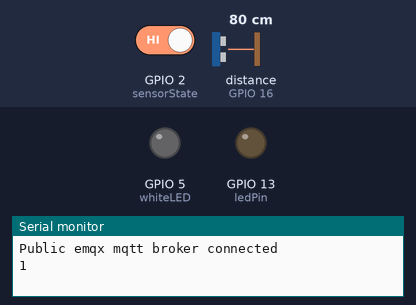
The sketch below on a simulated ESP8266 (NodeMCU). On the bench: output pins drawn as LEDs (lit = HIGH), the last lines printed to the serial monitor. Inputs (shaded band) come from the test bench; at power-on: GPIO 2 (sensorState) HIGH, distance to the obstacle (sensor on GPIO 16) 80 cm. The echo pulse lasts 58.3 µs per cm; WiFi joins after 1.5 s; servers stay silent unless stated; no MQTT or app messages arrive unless stated; pins used as bus, display or sensor lines are not drawn.

Above: at 2.7 s.
2.8 s: GPIO 2 (sensorState) driven LOW
At 15.7 s:
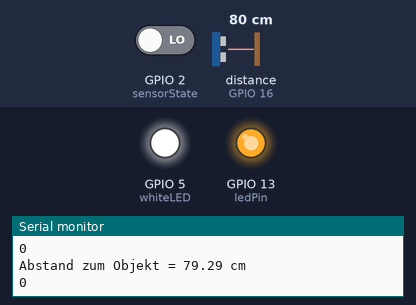
16.0 s: GPIO 2 (sensorState) driven HIGH
At 22.5 s:
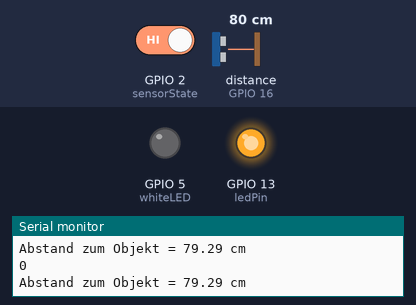
Timing chart, 0 to 29.1 s (numbered marks = the images above; inputs shaded):
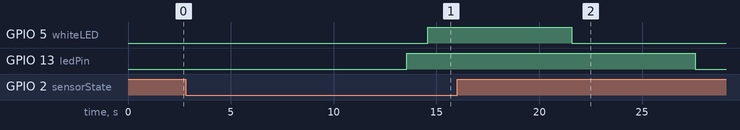

Measured:
- after the input at 2.8 s, GPIO 5 (whiteLED): LOW → HIGH after 11.8 s; GPIO 13 (ledPin): LOW → HIGH after 10.8 s
- after the input at 16.0 s, GPIO 5 (whiteLED): goes on until 21.6 s, then stays LOW; GPIO 13 (ledPin): HIGH → LOW after 11.6 s

The sketch:

IR_HC_MQTT.ino
```cpp
//MQTT
#include <ESP8266WiFi.h>
#include <PubSubClient.h>

const char *mqtt_broker = "192.168.0.1";
const char *topic = "MQTT/Test";
const char *topic_IR = "Serverraum/Infrarot";
const char *topic_Licht = "Serverraum/Licht";
const char *topic_HC = "Serverraum/Ultraschall";
const int mqtt_port = 1883;

WiFiClient espClient;
PubSubClient client(espClient);

//Infrarot
#define whiteLED 5
const int sensorPin = 3;     // the number of the sensor pin
const int ledPin =  13;      // the number of the LED pin
int sensorState = 2;         // variable for reading the sensor status

//Ultraschall
const int trigPin = 14;
const int echoPin = 16;
long dauer;
float abstand;

void setup() {
  Serial.begin(115200);

  // connecting to a WiFi network
  WiFi.begin("NicoMurat", "NicoMurat");
  while (WiFi.status() != WL_CONNECTED) {
      delay(500);
      Serial.println("Connecting to WiFi..");
  }
  Serial.println("Connected to the WiFi network");
  //connecting to a mqtt broker
  client.setServer(mqtt_broker, mqtt_port);
  while (!client.connected()) {
      String client_id = "esp8266-client-";
      client_id += String(WiFi.macAddress());
      Serial.printf("The client %s connects to the public mqtt broker\n", client_id.c_str());
      if (client.connect("pudding2",NULL,NULL,"Ausfall/Bericht",1,true,"ESP 2 Ausgefallen")) {
          Serial.println("Public emqx mqtt broker connected");
      } else {
          Serial.print("failed with state ");
          Serial.print(client.state());
          delay(2000);
      }
  }
  client.publish(topic, "MQTT for Anwesenheitsmeldungen Ready!");

  //Infrarot
  pinMode(ledPin, OUTPUT);
  pinMode(sensorPin, INPUT);
  pinMode(whiteLED, OUTPUT);

  //Ultraschall
  pinMode(trigPin, OUTPUT);
  pinMode(echoPin, INPUT);
}

void ultraschall() {
  digitalWrite(trigPin, LOW);
  delayMicroseconds(5);
  digitalWrite(trigPin, HIGH);
  delayMicroseconds(10);
  digitalWrite(trigPin, LOW);

  dauer = pulseIn(echoPin, HIGH);
  abstand = dauer * 0.034 / 2;

  Serial.print("Abstand zum Objekt = ");
  Serial.print(abstand);
  Serial.println(" cm");
  if(abstand <= 1500) {
    client.publish(topic_HC, "Jemand ist in der nähe!");
  }
  else {
    client.publish(topic_HC, "Niemand ist in der nähe!");
  }
  delay(1000);
}

void infrarot() {

  int sensorStateValue = digitalRead(sensorState);
  Serial.println(sensorStateValue);
  delay(5000);
  // if it is, the sensorState is HIGH:
  if (sensorStateValue == 0) {
     digitalWrite(ledPin, HIGH);
     client.publish(topic_IR, "Bewegung erkannt!");
     delay(1000);
     if (digitalRead(whiteLED) == LOW) {
      digitalWrite(whiteLED, HIGH);
      client.publish(topic_Licht, "Licht an.");
     }
     else {
      digitalWrite(whiteLED, LOW);
      client.publish(topic_Licht, "Licht aus.");
     }
  }
  else {
     digitalWrite(ledPin, LOW);
     client.publish(topic_IR, "Keine Bewegung erkannt!");
     delay(1000);
  }
}
void loop(){
  infrarot();
  ultraschall();
}
```
